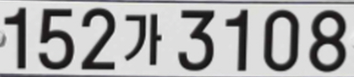
#> input picture image/4.PNG, 354 x 77 px, found by its file name
$ jupyter execute --allow-errors cnm.ipynb
#> lines starting #> are read from the running program, lines starting #| are printed output that depends on the picture; after the words box and inside, x2 and y2 are one past the last pixel; in counts of white or black regions, pixels touching at a corner belong together
[cell 1]
import cv2
import numpy as np
import matplotlib.pyplot as plt
import pytesseract
plt.style.use('dark_background')

[cell 2]
img_ori = cv2.imread('4.png')
#> img_ori is the input picture: shape (77, 354, 3); mean B, G, R 167.7, 167.5, 167.7

height, width, channel = img_ori.shape
#> height = 77; width = 354; channel = 3
gray = cv2.cvtColor(img_ori, cv2.COLOR_BGR2GRAY)
plt.figure(figsize=(12, 10))
plt.imshow(img_ori,cmap='gray')
print(height, width, channel)
#| 77 354 3

[cell 3]
img_blurred = cv2.GaussianBlur(gray, ksize=(5, 5), sigmaX=0)
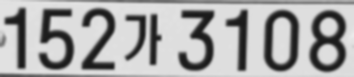
#> img_blurred: shape (77, 354); min 25, max 234, mean 167.7

img_blur_thresh = cv2.adaptiveThreshold(
    img_blurred,
    maxValue=255.0,
    adaptiveMethod=cv2.ADAPTIVE_THRESH_GAUSSIAN_C,
    thresholdType=cv2.THRESH_BINARY_INV,
    blockSize=19,
    C=9
)
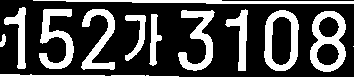
#> img_blur_thresh: shape (77, 354); 28.9% white; 13 white regions (1 under 20 px), largest, box (x1, y1, x2, y2) and area: (310, 11, 346, 72) 1105, (264, 10, 299, 71) 991, (39, 9, 74, 69) 963
kernel3 = np.ones((3,3),np.uint8)
img_morphology3 = cv2.morphologyEx(gray, cv2.MORPH_OPEN, kernel3)
img_morphology3_open = cv2.morphologyEx(gray, cv2.MORPH_OPEN, kernel3)
img_morphology3 = cv2.morphologyEx(gray, cv2.MORPH_CLOSE, kernel3)
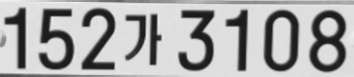
#> img_morphology3: shape (77, 354); min 26, max 238, mean 169.7
img_morphology3_close = cv2.morphologyEx(gray, cv2.MORPH_CLOSE, kernel3)
img_morphology3_thresh = cv2.adaptiveThreshold(
    img_morphology3,
    maxValue=255.0,
    adaptiveMethod=cv2.ADAPTIVE_THRESH_GAUSSIAN_C,
    thresholdType=cv2.THRESH_BINARY_INV,
    blockSize=19,
    C=9
)
#> img_morphology3_thresh: shape (77, 354); 29.6% white; 14 white regions (2 under 20 px), largest, box (x1, y1, x2, y2) and area: (310, 10, 346, 72) 1130, (264, 10, 299, 71) 1008, (39, 9, 74, 69) 983
kernel5 = np.ones((5,5),np.uint8)
img_morphology5_blur = cv2.GaussianBlur(gray, ksize=(5, 5), sigmaX=0)
img_morphology5= cv2.morphologyEx(gray, cv2.MORPH_OPEN, kernel5)
img_morphology5_open= cv2.morphologyEx(img_morphology5_blur, cv2.MORPH_OPEN, kernel5)
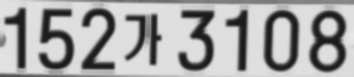
#> img_morphology5_open: shape (77, 354); min 25, max 229, mean 166
img_morphology5 = cv2.morphologyEx(gray, cv2.MORPH_CLOSE, kernel5)
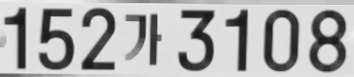
#> img_morphology5: shape (77, 354); min 27, max 238, mean 174.5
img_morphology5_close = cv2.morphologyEx(img_morphology5_open, cv2.MORPH_CLOSE, kernel5)
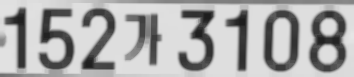
#> img_morphology5_close: shape (77, 354); min 29, max 229, mean 171.3
img_morphology5_thresh = cv2.adaptiveThreshold(
    img_morphology5_close,
    maxValue=255.0,
    adaptiveMethod=cv2.ADAPTIVE_THRESH_GAUSSIAN_C,
    thresholdType=cv2.THRESH_BINARY_INV,
    blockSize=19,
    C=9
)
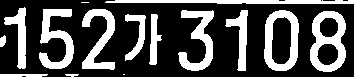
#> img_morphology5_thresh: shape (77, 354); 29.7% white; 15 white regions (2 under 20 px), largest, box (x1, y1, x2, y2) and area: (310, 11, 346, 72) 1178, (264, 10, 299, 71) 1051, (39, 9, 74, 69) 1013
# img_blur_morphology5 = img_blur_thresh
img_blur_morphology5 = cv2.adaptiveThreshold(
    gray,
    maxValue=255.0,
    adaptiveMethod=cv2.ADAPTIVE_THRESH_GAUSSIAN_C,
    thresholdType=cv2.THRESH_BINARY_INV,
    blockSize=19,
    C=9
)
#> img_blur_morphology5: shape (77, 354); 29.4% white; 18 white regions (5 under 20 px), largest, box (x1, y1, x2, y2) and area: (310, 10, 346, 72) 1126, (264, 10, 299, 71) 1006, (39, 9, 74, 69) 980
img_blur_morphology5_thresh = cv2.morphologyEx(gray, cv2.MORPH_OPEN, kernel5)
img_blur_morphology5_thresh_open = cv2.morphologyEx(img_blur_morphology5, cv2.MORPH_OPEN, kernel5)
#> img_blur_morphology5_thresh_open: shape (77, 354); 24.9% white; 11 white regions, largest, box (x1, y1, x2, y2) and area: (310, 11, 346, 72) 1124, (264, 10, 299, 71) 1006, (39, 9, 74, 69) 974
img_blur_morphology5_thresh = cv2.morphologyEx(gray, cv2.MORPH_CLOSE, kernel5)
img_blur_morphology5_thresh_close = cv2.morphologyEx(img_blur_morphology5_thresh_open, cv2.MORPH_CLOSE, kernel5)
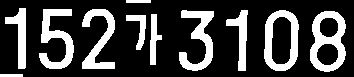
#> img_blur_morphology5_thresh_close: shape (77, 354); 25.2% white; 11 white regions, largest, box (x1, y1, x2, y2) and area: (310, 11, 346, 72) 1145, (264, 10, 299, 71) 1008, (39, 9, 74, 69) 985
img_morphology5_thresh_close_blur = cv2.GaussianBlur(img_blur_morphology5_thresh_close, ksize=(5, 5), sigmaX=0)
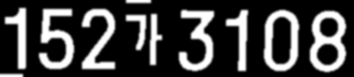
#> img_morphology5_thresh_close_blur: shape (77, 354); min 0, max 255, mean 64.2
img_blur_morphology5_thresh = cv2.adaptiveThreshold(
    img_morphology5_thresh_close_blur,
    maxValue=255.0,
    adaptiveMethod=cv2.ADAPTIVE_THRESH_GAUSSIAN_C,
    thresholdType=cv2.THRESH_BINARY_INV,
    blockSize=19,
    C=9
)
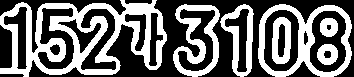
#> img_blur_morphology5_thresh: shape (77, 354); 41.5% white; 7 white regions, largest, box (x1, y1, x2, y2) and area: (0, 0, 167, 77) 5573, (258, 4, 352, 77) 2115, (173, 4, 220, 77) 1493


plt.figure(figsize=(10,5))
plt.subplot(2,2,1)
plt.title('img_morphology5_blur')
plt.imshow(img_morphology5_blur, cmap='gray')
plt.subplot(2,2,2)
plt.title('img_morphology5_open')
plt.imshow(img_morphology5_open, cmap='gray')
plt.subplot(2,2,3)
plt.title('img_morphology5_close')
plt.imshow(img_morphology5_close, cmap='gray')
plt.subplot(2,2,4)
plt.title('img_morphology5_thresh')
plt.imshow(img_morphology5_thresh, cmap='gray')

$ run again, with image/1.png copied over image/4.PNG
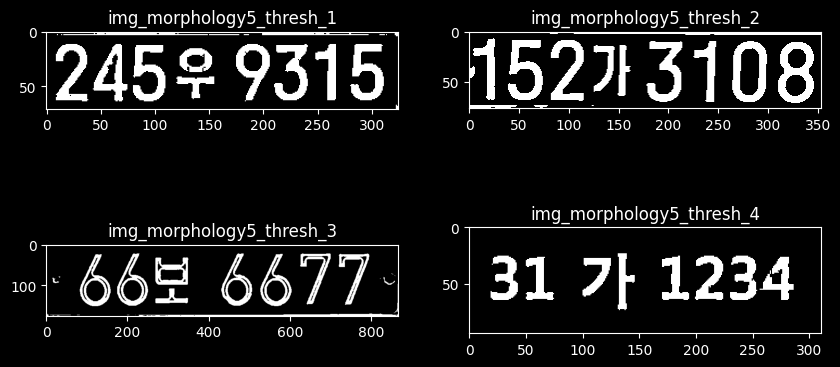
#> input picture image/1.png, 840 x 367 px, found by its file name
#> img_ori is the input picture: shape (367, 840, 3); min 0, max 255, mean 27.2
#| 367 840 3
#> `img_blur_thresh = cv2.adaptiveThreshold( img_blurred, maxValue=255.0, ..`:
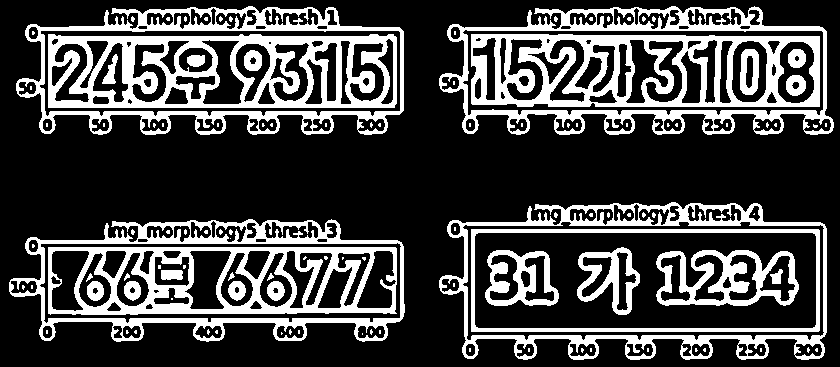
#> img_blur_thresh: shape (367, 840); 26.9% white; 112 white regions (85 under 20 px), largest, box (x1, y1, x2, y2) and area: (48, 34, 397, 108) 13011, (471, 34, 820, 107) 12313, (48, 247, 397, 315) 9812
#> img_morphology3_thresh: shape (367, 840); 30.9% white; 123 white regions (23 under 20 px), largest, box (x1, y1, x2, y2) and area: (47, 33, 398, 109) 13787, (470, 33, 821, 108) 13039, (47, 246, 398, 316) 10705
#> img_morphology5_thresh: shape (367, 840); 15.4% white; 291 white regions (157 under 20 px), largest, box (x1, y1, x2, y2) and area: (49, 35, 396, 107) 10950, (74, 248, 395, 314) 6619, (463, 34, 635, 109) 5749
#> img_blur_morphology5: shape (367, 840); 31.2% white; 156 white regions (53 under 20 px), largest, box (x1, y1, x2, y2) and area: (47, 33, 398, 109) 13860, (470, 33, 821, 108) 13066, (439, 6, 834, 135) 10837
#> img_blur_morphology5_thresh_open: shape (367, 840); 24.6% white; 205 white regions, largest, box (x1, y1, x2, y2) and area: (47, 33, 398, 109) 11082, (470, 33, 821, 108) 10595, (470, 228, 821, 333) 4472
#> img_blur_morphology5_thresh_close: shape (367, 840); 27.1% white; 85 white regions, largest, box (x1, y1, x2, y2) and area: (458, 9, 827, 128) 20291, (35, 9, 404, 128) 20227, (35, 222, 404, 334) 16482
#> `img_blur_morphology5_thresh = cv2.adaptiveThreshold( img_morphology5_t..`:
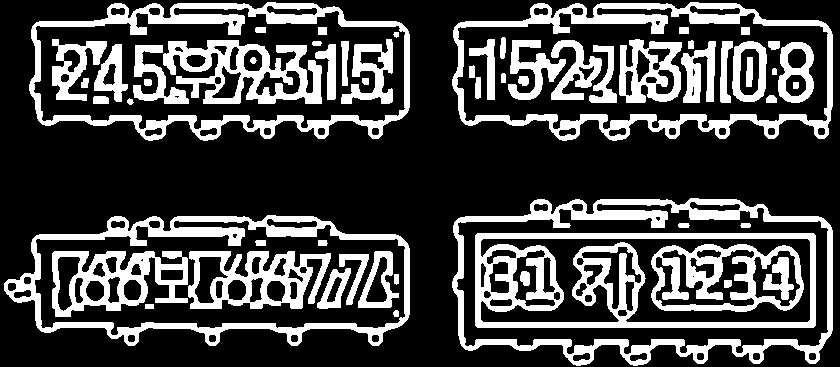
#> img_blur_morphology5_thresh: shape (367, 840); 27.3% white; 60 white regions, largest, box (x1, y1, x2, y2) and area: (475, 233, 816, 328) 10163, (452, 198, 833, 366) 9055, (452, 2, 833, 141) 8868

$ run again, with image/10.png copied over image/4.PNG
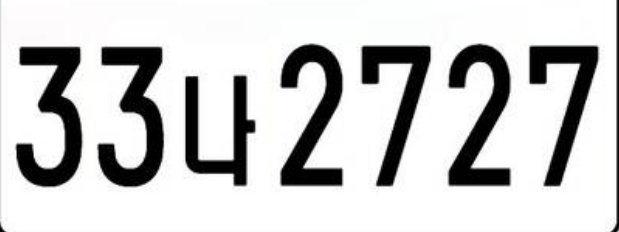
#> input picture image/10.png, 619 x 232 px, found by its file name
#> img_ori is the input picture: shape (232, 619, 3); mean B, G, R 203.7, 203.8, 203.8
#| 232 619 3
#> img_blur_thresh: shape (232, 619); 14.7% white; 9 white regions, largest, box (x1, y1, x2, y2) and area: (448, 44, 511, 186) 3069, (280, 44, 343, 186) 3066, (97, 47, 164, 187) 3064
#> img_morphology3_thresh: shape (232, 619); 14.3% white; 9 white regions (1 under 20 px), largest, box (x1, y1, x2, y2) and area: (185, 76, 255, 186) 3011, (16, 47, 82, 187) 2976, (97, 47, 164, 187) 2973
#> img_morphology5_thresh: shape (232, 619); 14.8% white; 9 white regions (1 under 20 px), largest, box (x1, y1, x2, y2) and area: (16, 47, 82, 187) 3066, (97, 47, 164, 187) 3062, (448, 44, 511, 186) 3053
#> img_blur_morphology5: shape (232, 619); 14.4% white; 26 white regions (16 under 20 px), largest, box (x1, y1, x2, y2) and area: (97, 47, 164, 187) 2966, (185, 76, 255, 186) 2966, (16, 47, 82, 187) 2951
#> img_blur_morphology5_thresh_open: shape (232, 619); 12.9% white; 34 white regions (2 under 20 px), largest, box (x1, y1, x2, y2) and area: (185, 76, 255, 186) 2872, (362, 46, 431, 186) 1780, (530, 46, 598, 125) 1186
#> img_blur_morphology5_thresh_close: shape (232, 619); 14.1% white; 14 white regions (2 under 20 px), largest, box (x1, y1, x2, y2) and area: (530, 46, 598, 186) 2951, (281, 45, 342, 186) 2946, (185, 76, 255, 186) 2934
#> `img_blur_morphology5_thresh = cv2.adaptiveThreshold( img_morphology5_t..`:
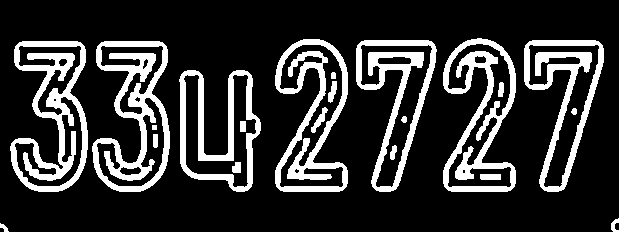
#> img_blur_morphology5_thresh: shape (232, 619); 19.3% white; 21 white regions, largest, box (x1, y1, x2, y2) and area: (10, 41, 88, 192) 4606, (92, 41, 170, 192) 4486, (443, 38, 516, 192) 4017
